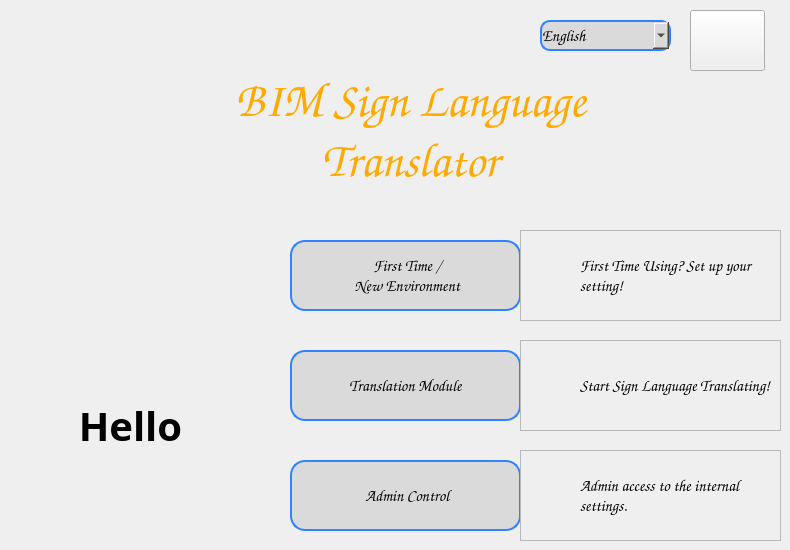
    <widget class="QWidget" name="page">
     <widget class="QLabel" name="sign_image">
      <property name="geometry">
       <rect>
        <x>30</x>
        <y>120</y>
        <width>171</width>
        <height>151</height>
       </rect>
      </property>
      <property name="text">
       <string/>
      </property>
      <property name="pixmap">
       <pixmap>Img/BIM_sign_hello.png</pixmap>
      </property>
      <property name="scaledContents">
       <bool>true</bool>
      </property>
     </widget>
     <widget class="QPushButton" name="first_time_button">
      <property name="geometry">
       <rect>
        <x>290</x>
        <y>240</y>
        <width>231</width>
        <height>71</height>
       </rect>
      </property>
      <property name="font">
       <font>
        <family>Comic Sans MS</family>
        <pointsize>12</pointsize>
       </font>
      </property>
      <property name="styleSheet">
       <string notr="true">QPushButton {
  border-color: rgb(47, 130, 255);
  background-color: rgb(218, 218, 218);
  border-width: 2px;        
  border-style: solid;
  border-radius:15px;
  margin:0px;
  padding: 0px;
  cursor: pointer;
}

QPushButton:hover:!pressed {
  background-color:  rgb(47, 130, 255);
  color: white
}</string>
      </property>
      <property name="text">
       <string> First Time /
 New Environment</string>
      </property>
      <property name="icon">
       <iconset>
        <normaloff>Img/Gear.png</normaloff>Img/Gear.png</iconset>
      </property>
      <property name="iconSize">
       <size>
        <width>40</width>
        <height>40</height>
       </size>
      </property>
     </widget>
     <widget class="QLabel" name="label">
      <property name="geometry">
       <rect>
        <x>500</x>
        <y>20</y>
        <width>31</width>
        <height>31</height>
       </rect>
      </property>
      <property name="text">
       <string/>
      </property>
      <property name="pixmap">
       <pixmap>Img/language_globe.png</pixmap>
      </property>
      <property name="scaledContents">
       <bool>true</bool>
      </property>
     </widget>
     <widget class="QComboBox" name="language_box">
      <property name="geometry">
       <rect>
        <x>540</x>
        <y>20</y>
        <width>131</width>
        <height>31</height>
       </rect>
      </property>
      <property name="font">
       <font>
        <family>Comic Sans MS</family>
        <pointsize>12</pointsize>
        <weight>75</weight>
        <bold>true</bold>
        <kerning>true</kerning>
       </font>
      </property>
      <property name="toolTip">
       <string>Change Language</string>
      </property>
      <property name="styleSheet">
       <string notr="true">QComboBox {
  border-color: rgb(47, 130, 255);
  background-color: rgb(218, 218, 218);
  border-width: 2px;        
  border-style: solid;
  border-radius:10px;
  margin:0px;
  padding: 0px;
}</string>
      </property>
      <property name="currentText">
       <string>English</string>
      </property>
      <item>
       <property name="text">
        <string>English</string>
       </property>
      </item>
      <item>
       <property name="text">
        <string>Bahasa Melayu</string>
       </property>
      </item>
      <item>
       <property name="text">
        <string>简体中文</string>
       </property>
      </item>
      <item>
       <property name="text">
        <string>தமிழ்</string>
       </property>
      </item>
     </widget>
     <widget class="QPushButton" name="exit_button">
      <property name="geometry">
       <rect>
        <x>690</x>
        <y>10</y>
        <width>75</width>
        <height>61</height>
       </rect>
      </property>
      <property name="toolTip">
       <string>Click to exit</string>
      </property>
      <property name="text">
       <string/>
      </property>
      <property name="checkable">
       <bool>false</bool>
      </property>
     </widget>
     <widget class="QPushButton" name="admin_button">
      <property name="geometry">
       <rect>
        <x>290</x>
        <y>460</y>
        <width>231</width>
        <height>71</height>
       </rect>
      </property>
      <property name="font">
       <font>
        <family>Comic Sans MS</family>
        <pointsize>12</pointsize>
       </font>
      </property>
      <property name="styleSheet">
       <string notr="true">QPushButton {
  border-color: rgb(47, 130, 255);
  background-color: rgb(218, 218, 218);
  border-width: 2px;        
  border-style: solid;
  border-radius:15px;
  margin:0px;
  padding: px;
}

QPushButton:hover:!pressed {
  background-color:  rgb(47, 130, 255);
  color: white
}</string>
      </property>
      <property name="text">
       <string> Admin Control</string>
      </property>
      <property name="icon">
       <iconset>
        <normaloff>Img/Admin.png</normaloff>Img/Admin.png</iconset>
      </property>
      <property name="iconSize">
       <size>
        <width>35</width>
        <height>35</height>
       </size>
      </property>
     </widget>
     <widget class="QPushButton" name="translate_button">
      <property name="geometry">
       <rect>
        <x>290</x>
        <y>350</y>
        <width>231</width>
        <height>71</height>
       </rect>
      </property>
      <property name="font">
       <font>
        <family>Comic Sans MS</family>
        <pointsize>12</pointsize>
       </font>
      </property>
      <property name="styleSheet">
       <string notr="true">QPushButton {
  border-color: rgb(47, 130, 255);
  background-color: rgb(218, 218, 218);
  border-width: 2px;        
  border-style: solid;
  border-radius:15px;
  margin:0px;
  padding: px;
}

QPushButton:hover:!pressed {
  background-color:  rgb(47, 130, 255);
  color: white
}</string>
      </property>
      <property name="text">
       <string>Translation Module</string>
      </property>
      <property name="icon">
       <iconset>
        <normaloff>Img/Translate_sign.png</normaloff>Img/Translate_sign.png</iconset>
      </property>
      <property name="iconSize">
       <size>
        <width>45</width>
        <height>45</height>
       </size>
      </property>
     </widget>
     <widget class="QLabel" name="welcome_text">
      <property name="geometry">
       <rect>
        <x>60</x>
        <y>390</y>
        <width>141</width>
        <height>71</height>
       </rect>
      </property>
      <property name="font">
       <font>
        <family>Script MT Bold</family>
        <pointsize>30</pointsize>
        <weight>75</weight>
        <bold>true</bold>
       </font>
      </property>
      <property name="text">
       <string>Hello</string>
      </property>
      <property name="alignment">
       <set>Qt::AlignCenter</set>
      </property>
     </widget>
     <widget class="QLabel" name="empty_bubble">
      <property name="geometry">
       <rect>
        <x>40</x>
        <y>340</y>
        <width>181</width>
        <height>151</height>
       </rect>
      </property>
      <property name="text">
       <string/>
      </property>
      <property name="pixmap">
       <pixmap>Img/Blank_bubble.png</pixmap>
      </property>
      <property name="scaledContents">
       <bool>true</bool>
      </property>
     </widget>
     <widget class="QFrame" name="description_frame">
      <property name="enabled">
       <bool>true</bool>
      </property>
      <property name="geometry">
       <rect>
        <x>520</x>
        <y>230</y>
        <width>261</width>
        <height>91</height>
       </rect>
      </property>
      <property name="frameShape">
       <enum>QFrame::StyledPanel</enum>
      </property>
      <property name="frameShadow">
       <enum>QFrame::Raised</enum>
      </property>
      <widget class="QLabel" name="description_label">
       <property name="enabled">
        <bool>true</bool>
       </property>
       <property name="geometry">
        <rect>
         <x>60</x>
         <y>10</y>
         <width>201</width>
         <height>71</height>
        </rect>
       </property>
       <property name="font">
        <font>
         <family>Comic Sans MS</family>
         <pointsize>12</pointsize>
        </font>
       </property>
       <property name="text">
        <string>First Time Using? Set up your setting!</string>
       </property>
       <property name="scaledContents">
        <bool>false</bool>
       </property>
       <property name="wordWrap">
        <bool>true</bool>
       </property>
      </widget>
      <widget class="QLabel" name="green_arrow">
       <property name="enabled">
        <bool>true</bool>
       </property>
       <property name="geometry">
        <rect>
         <x>10</x>
         <y>10</y>
         <width>251</width>
         <height>71</height>
        </rect>
       </property>
       <property name="text">
        <string/>
       </property>
       <property name="pixmap">
        <pixmap>Img/green_arrow.png</pixmap>
       </property>
      </widget>
      <zorder>green_arrow</zorder>
      <zorder>description_label</zorder>
     </widget>
     <widget class="QLabel" name="Title">
      <property name="geometry">
       <rect>
        <x>130</x>
        <y>60</y>
        <width>561</width>
        <height>141</height>
       </rect>
      </property>
      <property name="font">
       <font>
        <family>Comic Sans MS</family>
        <pointsize>36</pointsize>
        <weight>75</weight>
        <italic>true</italic>
        <bold>true</bold>
       </font>
      </property>
      <property name="mouseTracking">
       <bool>true</bool>
      </property>
      <property name="styleSheet">
       <string notr="true">QLabel {color : rgb(255, 170, 0); }</string>
      </property>
      <property name="text">
       <string>BIM Sign Language 
Translator</string>
      </property>
      <property name="textFormat">
       <enum>Qt::AutoText</enum>
      </property>
      <property name="scaledContents">
       <bool>false</bool>
      </property>
      <property name="alignment">
       <set>Qt::AlignCenter</set>
      </property>
      <property name="wordWrap">
       <bool>true</bool>
      </property>
     </widget>
     <widget class="QFrame" name="description_frame_2">
      <property name="enabled">
       <bool>true</bool>
      </property>
      <property name="geometry">
       <rect>
        <x>520</x>
        <y>340</y>
        <width>261</width>
        <height>91</height>
       </rect>
      </property>
      <property name="frameShape">
       <enum>QFrame::StyledPanel</enum>
      </property>
      <property name="frameShadow">
       <enum>QFrame::Raised</enum>
      </property>
      <widget class="QLabel" name="description_label_3">
       <property name="enabled">
        <bool>true</bool>
       </property>
       <property name="geometry">
        <rect>
         <x>60</x>
         <y>10</y>
         <width>201</width>
         <height>71</height>
        </rect>
       </property>
       <property name="font">
        <font>
         <family>Comic Sans MS</family>
         <pointsize>12</pointsize>
        </font>
       </property>
       <property name="text">
        <string>Start Sign Language Translating!</string>
       </property>
       <property name="wordWrap">
        <bool>true</bool>
       </property>
      </widget>
      <widget class="QLabel" name="green_arrow_3">
       <property name="enabled">
        <bool>true</bool>
       </property>
       <property name="geometry">
        <rect>
         <x>10</x>
         <y>10</y>
         <width>251</width>
         <height>71</height>
        </rect>
       </property>
       <property name="text">
        <string/>
       </property>
       <property name="pixmap">
        <pixmap>Img/green_arrow.png</pixmap>
       </property>
      </widget>
      <zorder>green_arrow_3</zorder>
      <zorder>description_label_3</zorder>
     </widget>
     <widget class="QFrame" name="description_frame_3">
      <property name="enabled">
       <bool>true</bool>
      </property>
      <property name="geometry">
       <rect>
        <x>520</x>
        <y>450</y>
        <width>261</width>
        <height>91</height>
       </rect>
      </property>
      <property name="frameShape">
       <enum>QFrame::StyledPanel</enum>
      </property>
      <property name="frameShadow">
       <enum>QFrame::Raised</enum>
      </property>
      <widget class="QLabel" name="description_label_4">
       <property name="enabled">
        <bool>true</bool>
       </property>
       <property name="geometry">
        <rect>
         <x>60</x>
         <y>10</y>
         <width>201</width>
         <height>71</height>
        </rect>
       </property>
       <property name="font">
        <font>
         <family>Comic Sans MS</family>
         <pointsize>12</pointsize>
        </font>
       </property>
       <property name="text">
        <string>Admin access to the internal settings.</string>
       </property>
       <property name="wordWrap">
        <bool>true</bool>
       </property>
      </widget>
      <widget class="QLabel" name="green_arrow_4">
       <property name="enabled">
        <bool>true</bool>
       </property>
       <property name="geometry">
        <rect>
         <x>10</x>
         <y>10</y>
         <width>251</width>
         <height>71</height>
        </rect>
       </property>
       <property name="text">
        <string/>
       </property>
       <property name="pixmap">
        <pixmap>Img/green_arrow.png</pixmap>
       </property>
      </widget>
      <zorder>green_arrow_4</zorder>
      <zorder>description_label_4</zorder>
     </widget>
     <zorder>sign_image</zorder>
     <zorder>first_time_button</zorder>
     <zorder>label</zorder>
     <zorder>language_box</zorder>
     <zorder>exit_button</zorder>
     <zorder>admin_button</zorder>
     <zorder>translate_button</zorder>
     <zorder>empty_bubble</zorder>
     <zorder>welcome_text</zorder>
     <zorder>description_frame</zorder>
     <zorder>Title</zorder>
     <zorder>description_frame_2</zorder>
     <zorder>description_frame_3</zorder>
    </widget>
